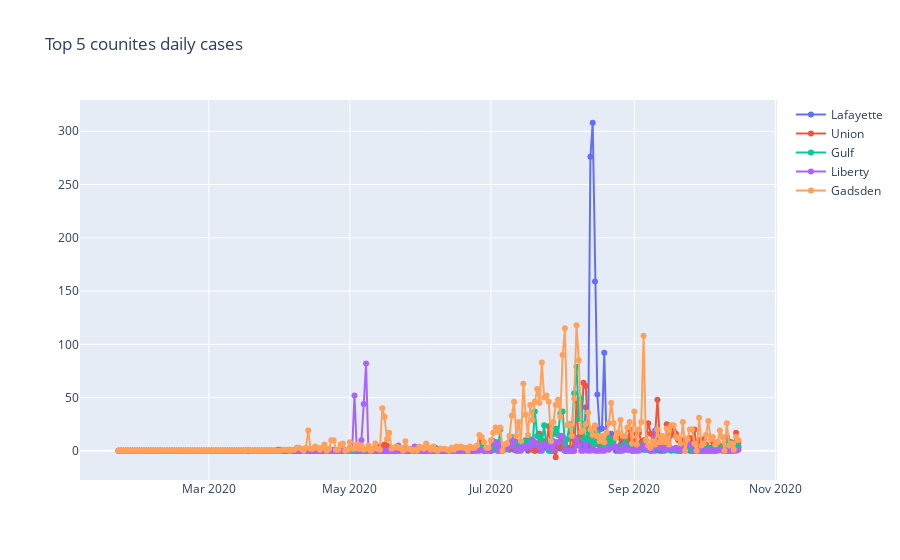

Write notebook code for a chart like this one.
### Markdown cell above
#### Plot the data

### Code cell
trace0 = go.Scatter(x=Lafayette.index, y=Lafayette.iloc[:,0], 
                    name="Lafayette", 
                    mode="lines+markers") 
trace1 = go.Scatter(x=Union.index, y=Union.iloc[:,0], 
                    name="Union", 
                    mode="lines+markers") 
trace2 = go.Scatter(x=Gulf.index, y=Gulf.iloc[:,0], 
                    name="Gulf", 
                    mode="lines+markers") 
trace3 = go.Scatter(x=Liberty.index, y=Liberty.iloc[:,0], 
                    name="Liberty", 
                    mode="lines+markers") 
trace4 = go.Scatter(x=Gadsden.index, y=Gadsden.iloc[:,0], 
                    name="Gadsden", 
                    mode="lines+markers") 

mydata = [trace0, trace1, trace2, trace3, trace4]

mylayout = go.Layout(
    title="Top 5 counites daily cases"
)

fig = go.Figure(data=mydata, layout=mylayout)

plotly.offline.iplot(fig, filename = '')
fig.write_image("images/fig3.png")

### Figure 1 — Plotly figure (JSON) as saved in the notebook; plotly's stock layout.template omitted (floating-point values rounded to 4 significant figures; data arrays with more than 128 entries replaced by an {"elided": "..."} marker saying what was removed)
{"data": [{"mode": "lines+markers", "name": "Lafayette", "type": "scatter", "x": {"elided": "269 str values"}, "y": {"elided": "269 int values"}}, {"mode": "lines+markers", "name": "Union", "type": "scatter", "x": {"elided": "269 str values"}, "y": {"elided": "269 int values"}}, {"mode": "lines+markers", "name": "Gulf", "type": "scatter", "x": {"elided": "269 str values"}, "y": {"elided": "269 int values"}}, {"mode": "lines+markers", "name": "Liberty", "type": "scatter", "x": {"elided": "269 str values"}, "y": {"elided": "269 int values"}}, {"mode": "lines+markers", "name": "Gadsden", "type": "scatter", "x": {"elided": "269 str values"}, "y": {"elided": "269 int values"}}], "layout": {"title": {"text": "Top 5 counites daily cases"}}}
